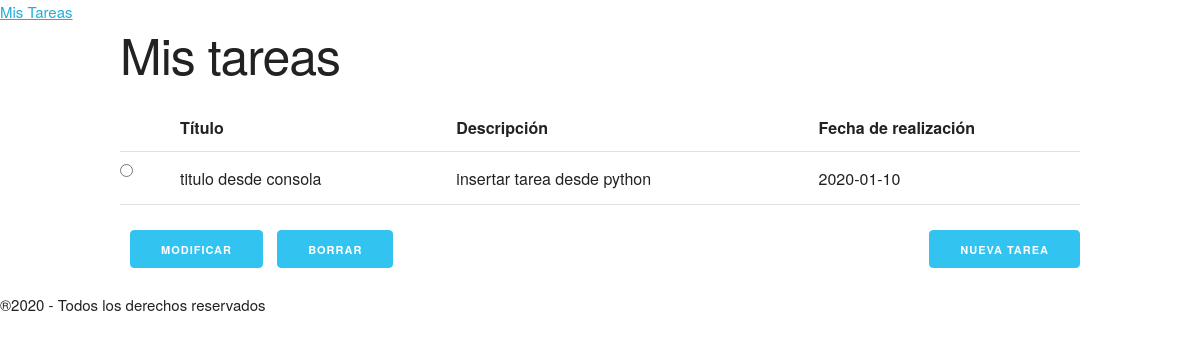
Before: / with the older database file.
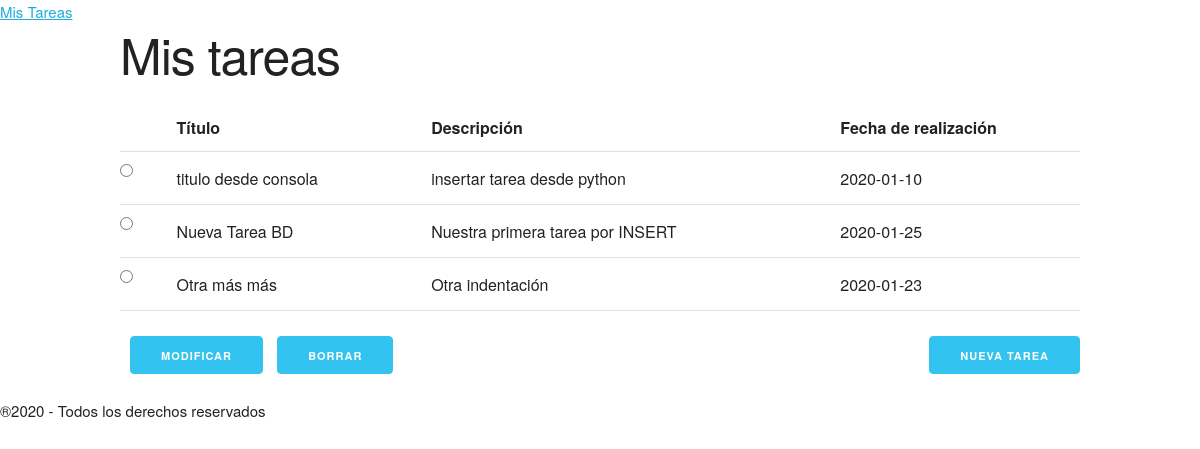
After: the same page with the newer database file.
### tables this page shows
CREATE TABLE "tareas" (
	"id"	INTEGER PRIMARY KEY AUTOINCREMENT,
	"titulo"	TEXT NOT NULL,
	"descripcion"	TEXT,
	"fecha"	TEXT NOT NULL
);

### tasks/routes.py (the view)
@app.route("/")
def index():
    datos = todasTareasDB()
    return render_template("index.html", registros=datos)

### tasks/routes.py (called while the page is built)
def todasTareasDB():
    conn = sqlite3.connect(BASE_DATOS)
    cursor = conn.cursor()
    consulta = 'SELECT titulo, descripcion, fecha, id FROM tareas;'
    rows = cursor.execute(consulta)
    filas = []
    for row in rows:
        filas.append(row)
    conn.close()
    return filas

### tasks/templates/index.html (shortened to what this page needs)
{% extends "base.html" %}
{% block content %}
    <h1>Mis tareas</h1>
    <form action="/processtask">
        <table class="u-full-width">
            <tr>
                <th></th>
                <th>Título</th>
                <th>Descripción</th>
                <th>Fecha de realización</th>
            </tr>
            {%for item in registros %}
            <tr>
                <td><input type="radio" name="ix" value="{{item[3]}}"></td>
                <td align="CENTER">{{item[0]}}</td>
                <td align="CENTER">{{item[1]}}</td>
                <td align="CENTER">{{item[2]}}</td>
            </tr>
            {% endfor %}
        </table>
        <button class="button-primary" name="btnModificar" type="submit">Modificar</button>
        <button class="button-primary" name="btnBorrar" type="submit">Borrar</button>
        <a class="button button-primary u-pull-right" href="/newtask">Nueva Tarea</a>
    </form>
{% endblock %}

### tasks/templates/base.html (shortened to what this page needs)
<html lang="en">
<head>
    <link rel="stylesheet" href="/static/css/normalize.css">
    <link rel="stylesheet" href="/static/css/skeleton.css">
    <link rel="stylesheet" href="/static/css/styles.css">
</head>
<body>
    <header>
        <a href="/" class="logo">Mis Tareas</a>
    </header>
    <section class="container">
        {% block content %}{% endblock %}
    </section>
    <footer>
        ®2020 - Todos los derechos reservados
    </footer>
</body>
</html>

### tasks/static/css/skeleton.css (style rules this page uses)
.container { position: relative; width: 100%; max-width: 960px; margin: 0 auto; padding: 0 20px; box-sizing: border-box; }
@media (min-width: 400px) { .container { width: 85%; padding: 0; } }
@media (min-width: 550px) { .container { width: 80%; } }
html { font-size: 62.5%; }
body { font-size: 1.5em; line-height: 1.6; font-weight: 400; font-family: "Raleway", "HelveticaNeue", "Helvetica Neue", Helvetica, Arial, sans-serif; color: #222; }
h1, h2, h3, h4, h5, h6 { margin-top: 0; margin-bottom: 2rem; font-weight: 300; }
h1 { font-size: 4.0rem; line-height: 1.2; letter-spacing: -.1rem; }
@media (min-width: 550px) { h1 { font-size: 5.0rem; } }
a { color: #1EAEDB; }
.button, button, input[type="submit"], input[type="reset"], input[type="button"] { display: inline-block; height: 38px; padding: 0 30px; color: #555; text-align: center; font-size: 11px; font-weight: 600; line-height: 38px; letter-spacing: .1rem; text-transform: uppercase; text-decoration: none; white-space: nowrap; background-color: transparent; border-radius: 4px; border: 1px solid #bbb; cursor: pointer; box-sizing: border-box; }
.button.button-primary, button.button-primary, input[type="submit"].button-primary, input[type="reset"].button-primary, input[type="button"].button-primary { color: #FFF; background-color: #33C3F0; border-color: #33C3F0; margin: 0 0 0 10px; }
input[type="checkbox"], input[type="radio"] { display: inline; }
th, td { padding: 12px 15px; text-align: left; border-bottom: 1px solid #E1E1E1; }
th:first-child, td:first-child { padding-left: 0; }
th:last-child, td:last-child { padding-right: 0; }
button, .button { margin-bottom: 1rem; }
input, textarea, select, fieldset { margin-bottom: 1.5rem; }
pre, blockquote, dl, figure, table, p, ul, ol, form { margin-bottom: 2.5rem; }
.u-full-width { width: 100%; box-sizing: border-box; }
.u-pull-right { float: right; }
.container:after, .row:after, .u-cf { content: ""; display: table; clear: both; }

Changed rows visible on the page:
added tareas: titulo "Nueva Tarea BD", descripcion "Nuestra primera tarea por INSERT", fecha "2020-01-25"
added tareas: titulo "Otra más más", descripcion "Otra indentación", fecha "2020-01-23"
